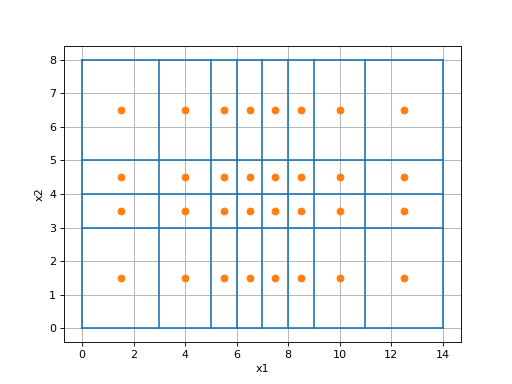

Source code (Python):
import discretize
import numpy as np
import matplotlib.pyplot as plt
hx = np.r_[3,2,1,1,1,1,2,3]
hy = np.r_[3,1,1,3]
M = discretize.TensorMesh([hx, hy])
M.plotGrid(centers=True)
plt.show()
